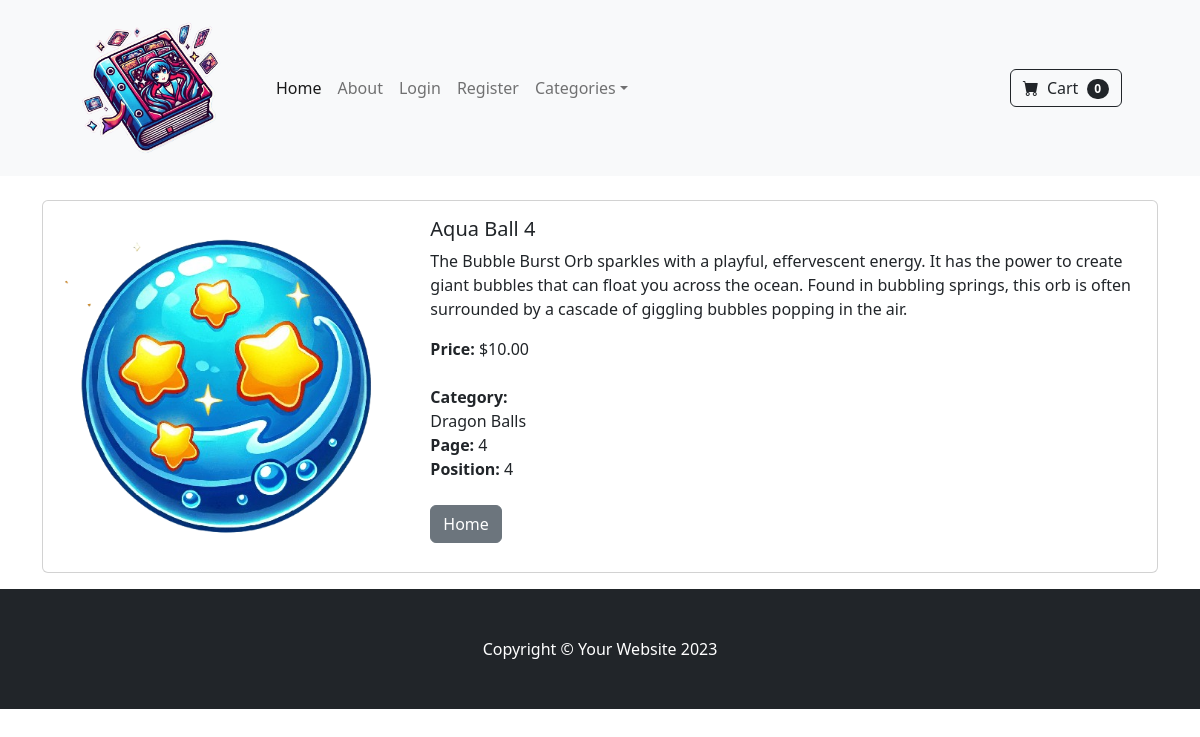
/sticker/21, run on the app's committed database.
### store/models.py (models this page shows, shortened)
class CollectibleItem(models.Model):
    name = models.CharField(max_length=50)
    description = models.CharField(max_length=1000, default='', blank=True, null=True)
    price = models.DecimalField(default=0, decimal_places=2, max_digits=15)
    image = models.ImageField(upload_to='uploads/collectibles/')
    category = models.ForeignKey(Category, on_delete=models.CASCADE, default=1)
    is_sale = models.BooleanField(default=True)  # Can be listed for sale
    is_tradeable = models.BooleanField(default=True)  # Tradeable unless collected
    sale_price = models.DecimalField(default=0, decimal_places=2, max_digits=15)
    album = models.ForeignKey(Album, on_delete=models.CASCADE, related_name="collectibles")  # Track the album it belongs to
    page_number = models.IntegerField()  # For organizing in album
    position_on_page = models.IntegerField()  # Position slot on the page

class Category(models.Model):
    name = models.CharField(max_length=50)
    def __str__(self):
        return self.name
    class Meta:
        verbose_name_plural = 'categories'

### store/views.py (the view)
# urls.py: path('sticker/<int:pk>', views.sticker, name="sticker"),
def sticker(request, pk):
    sticker = CollectibleItem.objects.get(id=pk)
    return render(request, 'sticker.html',{'sticker': sticker})

### store/templates/sticker.html
{% extends 'base.html' %}
{% block content %}
<div class="container">
    <br>
    <div class="card mb-3" ">
        <div class="row g-0">
          <div class="col-md-4">
            <img src="{{ sticker.image.url }}" class="img-fluid rounded-start" alt="...">
          </div>
          <div class="col-md-8">
            <div class="card-body justify-content-center">
              <h5 class="card-title">{{ sticker.name }}</h5>
              <p class="card-text">{{ sticker.description }}</p>
              {% if sticker.is_sale %}
              <div class="text-center">
                <h5 class="fw-bolder">{{sticker..name}}</h5>
                 <div class="d-flex justify-content-center small text-warning mb-2">
                 <div class="bi-star-fill"></div>&nbsp;&nbsp;Sale!&nbsp;<div class="bi-star-fill"></div>
                 </div>
                <strike>${{sticker.price}}</strike> &nbsp;${{sticker.sale_price}}
                <br>
                <strong>Category:</strong> {{sticker.item.category}}
                <br>
                <strong>Page:</strong> {{sticker.page_number}}
                <br>
                <strong>Position:</strong> {{sticker.position_on_page}}
            </div>
            {% else %}
            <strong>Price:</strong> ${{sticker.sale_price}}
            <br>
            <br>
            <strong>Category:</strong><br> {{sticker.category}}
            <br>
            <strong>Page:</strong> {{sticker.page_number}}
            <br>
            <strong>Position:</strong> {{sticker.position_on_page}}
            {% endif %}
            <br><br>
              <a href="{% url 'home' %}" class="btn btn-secondary"> Home</a>
            </div>
          </div>
        </div>
      </div>
</div>
{% endblock %}

### data on the page
CollectibleItem: image (picture), name "Aqua Ball 4", description "The Bubble Burst Orb sparkles with a playful, effervescent energy. It has the power to create giant bubbles that can float you across the ocean. Found in bubbling springs, this orb is often surrounded by a cascade of giggling bubbles popping in the air.", sale_price "10.00", category "Dragon Balls", page_number "4", position_on_page "4"
